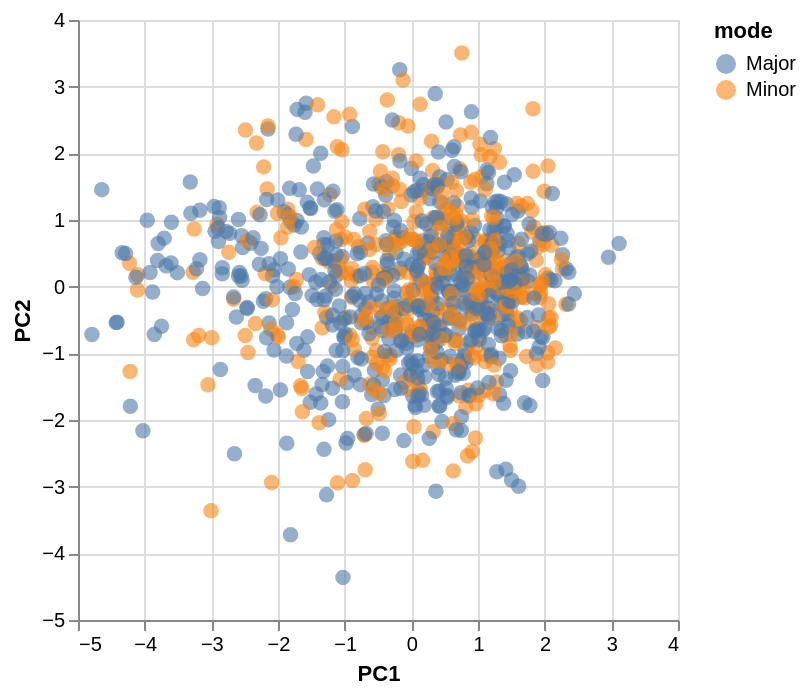

Notebook code for this chart:
### Markdown cell above
### 1. Build the map
Reduce 8 features to 2 principal components (standardize first!), scatter, color by major/minor. Hovering shows the song — that’s the bonus, and it’s one line in Altair. **Look before theorizing:** do the colors form two clean regions, or mix all through?

### Code cell
feats = ['bpm','danceability_%','valence_%','energy_%',
         'acousticness_%','instrumentalness_%','liveness_%','speechiness_%']
d = df.dropna(subset=feats+['mode']).copy()
for c in feats: d[c] = pd.to_numeric(d[c], errors='coerce')
d = d.dropna(subset=feats)

X = StandardScaler().fit_transform(d[feats])          # standardize
pca = PCA(n_components=2).fit(X)
pcs = pca.transform(X)
d['PC1'], d['PC2'] = pcs[:,0], pcs[:,1]

alt.Chart(d).mark_circle(size=60, opacity=0.6).encode(
    x='PC1:Q', y='PC2:Q', color='mode:N',
    tooltip=['track_name:N','artist(s)_name:N']).interactive()

### Figure 1 — Vega-Lite specification as saved in the notebook (floating-point values rounded to 4 significant figures; data arrays with more than 128 entries replaced by an {"elided": "..."} marker saying what was removed)
{"config": {"view": {"continuousWidth": 300, "continuousHeight": 300}}, "data": {"name": "data-fea0005bcb0c959157109b81878ea955"}, "mark": {"type": "circle", "opacity": 0.6, "size": 60}, "encoding": {"color": {"field": "mode", "type": "nominal"}, "tooltip": [{"field": "track_name", "type": "nominal"}, {"field": "artist(s)_name", "type": "nominal"}], "x": {"field": "PC1", "type": "quantitative"}, "y": {"field": "PC2", "type": "quantitative"}}, "params": [{"name": "param_2", "select": {"type": "interval", "encodings": ["x", "y"]}, "bind": "scales"}], "$schema": "https://vega.github.io/schema/vega-lite/v5.20.1.json", "datasets": {"data-fea0005bcb0c959157109b81878ea955": {"elided": "953 records"}}}
